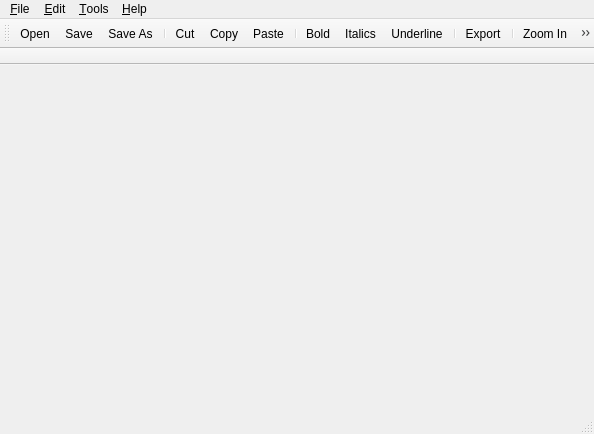
<?xml version="1.0" encoding="UTF-8"?>
<ui version="4.0">
 <class>Note</class>
 <widget class="QMainWindow" name="Note">
  <property name="geometry">
   <rect>
    <x>0</x>
    <y>0</y>
    <width>594</width>
    <height>434</height>
   </rect>
  </property>
  <property name="windowTitle">
   <string>Note</string>
  </property>
  <widget class="QWidget" name="centralWidget"/>
  <widget class="QMenuBar" name="menuBar">
   <property name="geometry">
    <rect>
     <x>0</x>
     <y>0</y>
     <width>594</width>
     <height>19</height>
    </rect>
   </property>
   <widget class="QMenu" name="menuFile">
    <property name="title">
     <string>&amp;File</string>
    </property>
    <addaction name="actionOpen"/>
    <addaction name="actionNew"/>
    <addaction name="separator"/>
    <addaction name="actionSave"/>
    <addaction name="actionSave_As"/>
    <addaction name="separator"/>
    <addaction name="actionExport"/>
    <addaction name="separator"/>
    <addaction name="action_Quit"/>
   </widget>
   <widget class="QMenu" name="menuEdit">
    <property name="title">
     <string>&amp;Edit</string>
    </property>
    <addaction name="actionCut"/>
    <addaction name="actionCopy"/>
    <addaction name="actionPaste"/>
    <addaction name="separator"/>
    <addaction name="actionSelect_All"/>
    <addaction name="separator"/>
    <addaction name="actionUndo"/>
    <addaction name="actionREDO"/>
   </widget>
   <widget class="QMenu" name="menu_Tools">
    <property name="title">
     <string>&amp;Tools</string>
    </property>
    <widget class="QMenu" name="menuAlingnment">
     <property name="title">
      <string>&amp;Alingnment</string>
     </property>
     <addaction name="actionLeft"/>
     <addaction name="actionCenter"/>
     <addaction name="actionRight"/>
     <addaction name="separator"/>
     <addaction name="actionJustify"/>
    </widget>
    <widget class="QMenu" name="menuFormatting">
     <property name="title">
      <string>&amp;Formatting</string>
     </property>
     <addaction name="actionBold"/>
     <addaction name="actionItalics"/>
     <addaction name="actionUnderline"/>
    </widget>
    <addaction name="actionFind"/>
    <addaction name="menuAlingnment"/>
    <addaction name="menuFormatting"/>
    <addaction name="actionWarp_Text"/>
    <addaction name="separator"/>
    <addaction name="actionPrint"/>
    <addaction name="separator"/>
    <addaction name="actionZoomIn"/>
    <addaction name="actionZoom_Out"/>
   </widget>
   <widget class="QMenu" name="menu_Help">
    <property name="title">
     <string>&amp;Help</string>
    </property>
    <addaction name="action_About"/>
    <addaction name="separator"/>
    <addaction name="actionCheck_for_Updates"/>
   </widget>
   <addaction name="menuFile"/>
   <addaction name="menuEdit"/>
   <addaction name="menu_Tools"/>
   <addaction name="menu_Help"/>
  </widget>
  <widget class="QToolBar" name="mainToolBar">
   <property name="movable">
    <bool>true</bool>
   </property>
   <property name="iconSize">
    <size>
     <width>18</width>
     <height>18</height>
    </size>
   </property>
   <property name="floatable">
    <bool>false</bool>
   </property>
   <attribute name="toolBarArea">
    <enum>TopToolBarArea</enum>
   </attribute>
   <attribute name="toolBarBreak">
    <bool>false</bool>
   </attribute>
   <addaction name="actionOpen"/>
   <addaction name="actionSave"/>
   <addaction name="actionSave_As"/>
   <addaction name="separator"/>
   <addaction name="actionCut"/>
   <addaction name="actionCopy"/>
   <addaction name="actionPaste"/>
   <addaction name="separator"/>
   <addaction name="actionBold"/>
   <addaction name="actionItalics"/>
   <addaction name="actionUnderline"/>
   <addaction name="separator"/>
   <addaction name="actionExport"/>
   <addaction name="separator"/>
   <addaction name="actionZoomIn"/>
   <addaction name="actionZoom_Out"/>
   <addaction name="separator"/>
   <addaction name="actionLeft"/>
   <addaction name="actionCenter"/>
   <addaction name="actionRight"/>
   <addaction name="actionJustify"/>
   <addaction name="separator"/>
   <addaction name="actionPrint"/>
  </widget>
  <widget class="QStatusBar" name="statusBar"/>
  <widget class="QToolBar" name="toolBar">
   <property name="windowTitle">
    <string>toolBar</string>
   </property>
   <property name="movable">
    <bool>false</bool>
   </property>
   <property name="floatable">
    <bool>false</bool>
   </property>
   <attribute name="toolBarArea">
    <enum>TopToolBarArea</enum>
   </attribute>
   <attribute name="toolBarBreak">
    <bool>true</bool>
   </attribute>
  </widget>
  <action name="action_About">
   <property name="text">
    <string>&amp;About</string>
   </property>
  </action>
  <action name="actionCheck_for_Updates">
   <property name="text">
    <string>Check for &amp;Updates</string>
   </property>
   <property name="shortcut">
    <string>Ctrl+Shift+U</string>
   </property>
  </action>
  <action name="actionCut">
   <property name="icon">
    <iconset resource="Note_Res.qrc">
     <normaloff>:/new/icons/Icons/editcut.png</normaloff>:/new/icons/Icons/editcut.png</iconset>
   </property>
   <property name="text">
    <string>C&amp;ut</string>
   </property>
   <property name="shortcut">
    <string>Ctrl+X</string>
   </property>
  </action>
  <action name="actionCopy">
   <property name="icon">
    <iconset resource="Note_Res.qrc">
     <normaloff>:/new/icons/Icons/editcopy.png</normaloff>:/new/icons/Icons/editcopy.png</iconset>
   </property>
   <property name="text">
    <string>&amp;Copy</string>
   </property>
   <property name="shortcut">
    <string>Ctrl+C</string>
   </property>
  </action>
  <action name="actionPaste">
   <property name="icon">
    <iconset resource="Note_Res.qrc">
     <normaloff>:/new/icons/Icons/editpaste.png</normaloff>:/new/icons/Icons/editpaste.png</iconset>
   </property>
   <property name="text">
    <string>&amp;Paste</string>
   </property>
   <property name="shortcut">
    <string>Ctrl+V</string>
   </property>
  </action>
  <action name="actionSelect_All">
   <property name="text">
    <string>Select &amp;All</string>
   </property>
   <property name="shortcut">
    <string>Ctrl+A</string>
   </property>
  </action>
  <action name="actionUndo">
   <property name="icon">
    <iconset resource="Note_Res.qrc">
     <normaloff>:/new/icons/Icons/editundo.png</normaloff>:/new/icons/Icons/editundo.png</iconset>
   </property>
   <property name="text">
    <string>&amp;Undo </string>
   </property>
   <property name="shortcut">
    <string>Ctrl+Z</string>
   </property>
  </action>
  <action name="actionREDO">
   <property name="icon">
    <iconset resource="Note_Res.qrc">
     <normaloff>:/new/icons/Icons/editredo.png</normaloff>:/new/icons/Icons/editredo.png</iconset>
   </property>
   <property name="text">
    <string>&amp;Redo</string>
   </property>
   <property name="shortcut">
    <string>Ctrl+Shift+Z</string>
   </property>
  </action>
  <action name="actionFind">
   <property name="text">
    <string>&amp;Find</string>
   </property>
   <property name="shortcut">
    <string>Ctrl+F</string>
   </property>
  </action>
  <action name="actionWarp_Text">
   <property name="checkable">
    <bool>true</bool>
   </property>
   <property name="text">
    <string>&amp;Warp Text</string>
   </property>
   <property name="shortcut">
    <string>Ctrl+W</string>
   </property>
  </action>
  <action name="actionPrint">
   <property name="icon">
    <iconset resource="Note_Res.qrc">
     <normaloff>:/new/icons/Icons/fileprint.png</normaloff>:/new/icons/Icons/fileprint.png</iconset>
   </property>
   <property name="text">
    <string>&amp;Print</string>
   </property>
  </action>
  <action name="actionLeft">
   <property name="icon">
    <iconset resource="Note_Res.qrc">
     <normaloff>:/new/icons/Icons/textleft.png</normaloff>:/new/icons/Icons/textleft.png</iconset>
   </property>
   <property name="text">
    <string>Left</string>
   </property>
   <property name="shortcut">
    <string>Ctrl+Shift+A</string>
   </property>
  </action>
  <action name="actionCenter">
   <property name="icon">
    <iconset resource="Note_Res.qrc">
     <normaloff>:/new/icons/Icons/textcenter.png</normaloff>:/new/icons/Icons/textcenter.png</iconset>
   </property>
   <property name="text">
    <string>Center</string>
   </property>
   <property name="shortcut">
    <string>Ctrl+Shift+S</string>
   </property>
  </action>
  <action name="actionRight">
   <property name="icon">
    <iconset resource="Note_Res.qrc">
     <normaloff>:/new/icons/Icons/textright.png</normaloff>:/new/icons/Icons/textright.png</iconset>
   </property>
   <property name="text">
    <string>Right</string>
   </property>
   <property name="shortcut">
    <string>Ctrl+Shift+D</string>
   </property>
  </action>
  <action name="actionJustify">
   <property name="icon">
    <iconset resource="Note_Res.qrc">
     <normaloff>:/new/icons/Icons/textjustify.png</normaloff>:/new/icons/Icons/textjustify.png</iconset>
   </property>
   <property name="text">
    <string>Justify</string>
   </property>
   <property name="shortcut">
    <string>Ctrl+Shift+W</string>
   </property>
  </action>
  <action name="actionBold">
   <property name="icon">
    <iconset resource="Note_Res.qrc">
     <normaloff>:/new/icons/Icons/textbold.png</normaloff>:/new/icons/Icons/textbold.png</iconset>
   </property>
   <property name="text">
    <string>Bold</string>
   </property>
   <property name="shortcut">
    <string>Ctrl+B</string>
   </property>
  </action>
  <action name="actionItalics">
   <property name="icon">
    <iconset resource="Note_Res.qrc">
     <normaloff>:/new/icons/Icons/textitalic.png</normaloff>:/new/icons/Icons/textitalic.png</iconset>
   </property>
   <property name="text">
    <string>Italics</string>
   </property>
   <property name="shortcut">
    <string>Ctrl+I</string>
   </property>
  </action>
  <action name="actionUnderline">
   <property name="icon">
    <iconset resource="Note_Res.qrc">
     <normaloff>:/new/icons/Icons/textunder.png</normaloff>:/new/icons/Icons/textunder.png</iconset>
   </property>
   <property name="text">
    <string>Underline</string>
   </property>
   <property name="shortcut">
    <string>Ctrl+U</string>
   </property>
  </action>
  <action name="actionText_Size">
   <property name="text">
    <string>Text Size</string>
   </property>
  </action>
  <action name="actionFont">
   <property name="text">
    <string>Font</string>
   </property>
  </action>
  <action name="actionZoomIn">
   <property name="icon">
    <iconset resource="Note_Res.qrc">
     <normaloff>:/new/icons/Icons/zoomin.png</normaloff>:/new/icons/Icons/zoomin.png</iconset>
   </property>
   <property name="text">
    <string>Zoom &amp;In</string>
   </property>
   <property name="shortcut">
    <string>Ctrl++</string>
   </property>
  </action>
  <action name="actionZoom_Out">
   <property name="icon">
    <iconset resource="Note_Res.qrc">
     <normaloff>:/new/icons/Icons/zoomout.png</normaloff>:/new/icons/Icons/zoomout.png</iconset>
   </property>
   <property name="text">
    <string>Zoom &amp;Out</string>
   </property>
   <property name="shortcut">
    <string>Ctrl+-</string>
   </property>
  </action>
  <action name="actionOpen">
   <property name="icon">
    <iconset resource="Note_Res.qrc">
     <normaloff>:/new/icons/Icons/fileopen.png</normaloff>:/new/icons/Icons/fileopen.png</iconset>
   </property>
   <property name="text">
    <string>&amp;Open</string>
   </property>
   <property name="shortcut">
    <string>Ctrl+O</string>
   </property>
  </action>
  <action name="actionNew">
   <property name="text">
    <string>&amp;New</string>
   </property>
   <property name="shortcut">
    <string>Ctrl+N</string>
   </property>
  </action>
  <action name="actionSave">
   <property name="icon">
    <iconset resource="Note_Res.qrc">
     <normaloff>:/new/icons/Icons/filesave.png</normaloff>:/new/icons/Icons/filesave.png</iconset>
   </property>
   <property name="text">
    <string>&amp;Save</string>
   </property>
   <property name="shortcut">
    <string>Ctrl+S</string>
   </property>
  </action>
  <action name="actionSave_As">
   <property name="icon">
    <iconset resource="Note_Res.qrc">
     <normaloff>:/new/icons/Icons/File Save As.png</normaloff>:/new/icons/Icons/File Save As.png</iconset>
   </property>
   <property name="text">
    <string>Save &amp;As</string>
   </property>
   <property name="shortcut">
    <string>Meta+Alt+S</string>
   </property>
  </action>
  <action name="actionExport">
   <property name="icon">
    <iconset resource="Note_Res.qrc">
     <normaloff>:/new/icons/Icons/exportpdf.png</normaloff>:/new/icons/Icons/exportpdf.png</iconset>
   </property>
   <property name="text">
    <string>&amp;Export</string>
   </property>
   <property name="shortcut">
    <string>Ctrl+E</string>
   </property>
  </action>
  <action name="action_Quit">
   <property name="text">
    <string>&amp;Quit</string>
   </property>
   <property name="shortcut">
    <string>Meta+Alt+Q, Ctrl+Q</string>
   </property>
  </action>
 </widget>
 <layoutdefault spacing="6" margin="11"/>
 <resources>
  <include location="Note_Res.qrc"/>
 </resources>
 <connections/>
</ui>
